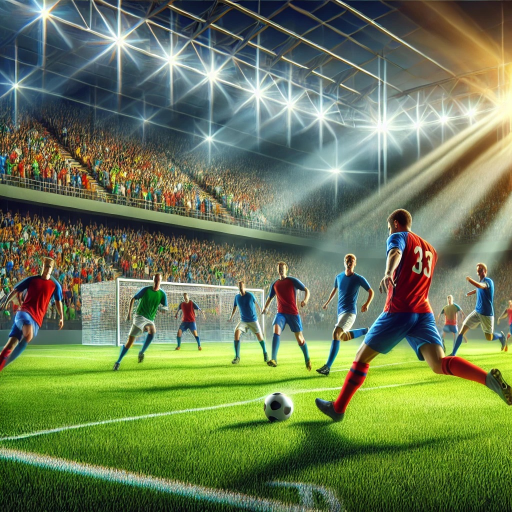
#> input picture OpenCV/sample_image.jpg, 1024 x 1024 px (shown at 1/2 size)
$ jupyter execute Geometric_Transformations.ipynb
#> lines starting #> are read from the running program, lines starting #| are printed output that depends on the picture
# Transformations

- `cv.warpAffine`
- `cv.warpPerspective`
이 두 가지를 OpenCV에서 제공하고, 모든 종류의 변환을 가할 수 있다.

`cv.warpAffine`은 $2\times 3$ 변환 행렬을 입력받는 반면 `cv.warpPerspective`는 $3\times 3$ 변환 행렬을 입력받는다.

## Scaling

스케일링은 그냥 이미지 크기 변경이다. OpenCV는 이를 위해 `cv.resize()`를 제공한다. 변환 후의 이미지 크기는 명확히 지정되거나 스케일링 요인을 따로 지정할 수도 있다. 보간 방법도 여러가지다. 일반적으로 선호되는 보간법들은 축소(shrinking)를 위한 `cv.INTER_AREA`와 확대(zooming)를 위한 `cv.INTER_CUBIC`&`cv.INTER_LINEAR`들이다. 모든 크기 변경 작업에서 기본 보간법은 `cv.INTER_LINEAR`로 설정되어 있다.

[cell 1]
import numpy as np
import cv2 as cv
import matplotlib.pyplot as plt

img = cv.imread('./sample_image.jpg')
#> img is the input picture: shape (1024, 1024, 3); mean B, G, R 85.2, 123.3, 107.5
assert img is not None, "file could not be read, check with os.path.exists()"

res = cv.resize(img,None,fx=2, fy=2, interpolation = cv.INTER_CUBIC)
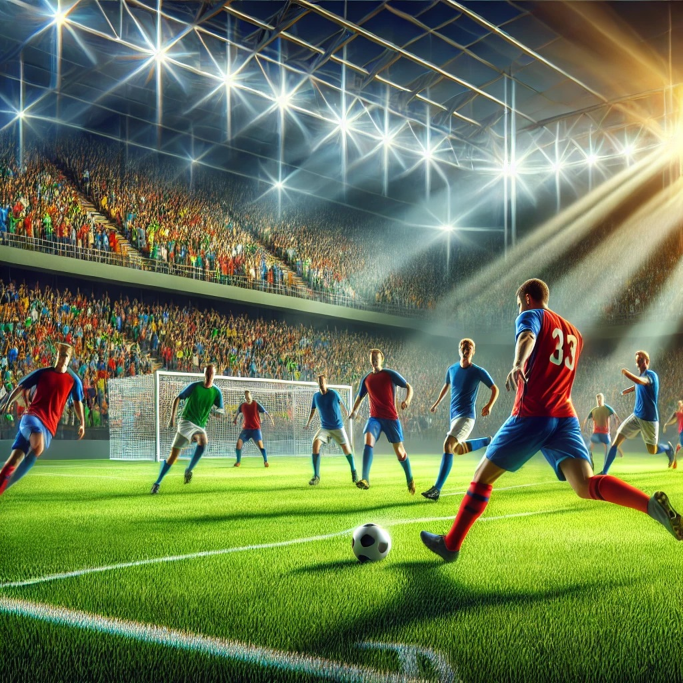
#> res: shape (2048, 2048, 3) (shown at 1/3 size); mean B, G, R 85.2, 123.3, 107.5

#OR

height, width = img.shape[:2]
#> height = 1024; width = 1024
res = cv.resize(img,(2*width, 2*height), interpolation = cv.INTER_CUBIC)

res.size/img.size
#> Out = 4

## Translation

번역은 객체 위치의 이동이다. 만약 $(x,y)$ 방향의 이동을 알고 그것이 $(t_x, t_y)$라고 하자. 그러면 아래와 같은 변환 행렬 $\mathbf{M}$을 만들 수 있다.

$$
\mathbf{M} = \begin{bmatrix}
1&0&t_x \\ 0&1&t_y
\end{bmatrix}
$$

`np.float32` 자료형의 넘파이 배열을 만들고 `cv.warpAffine` 함수에 전달하면 변환된 것을 얻을 수 있다. 아래는 $(100,50)$ 만큼 이동하는 예제이다.

[cell 2]
import matplotlib.pyplot as plt
import numpy as np
import cv2 as cv

img = cv.imread('./sample_image.jpg', cv.IMREAD_GRAYSCALE)
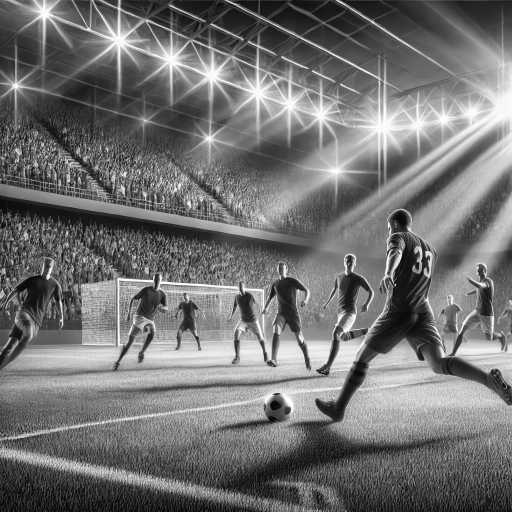
#> img: shape (1024, 1024) (shown at 1/2 size); min 0, max 255, mean 114.2
assert img is not None, "file could not be read, check with os.path.exists()"

rows,cols = img.shape
#> rows = 1024; cols = 1024

M = np.float32([[1,0,100],[0,1,50]])
dst = cv.warpAffine(img,M,(cols,rows))
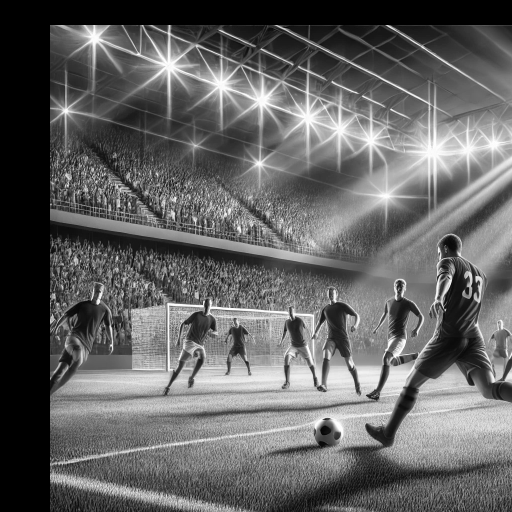
#> dst: shape (1024, 1024) (shown at 1/2 size); min 0, max 255, mean 98.6

plt.subplot(121),plt.imshow(img,cmap = 'gray')
plt.title('Input Image'), plt.xticks([]), plt.yticks([])
plt.subplot(122),plt.imshow(dst,cmap = 'gray')
plt.title('Output Image'), plt.xticks([]), plt.yticks([])
plt.show()
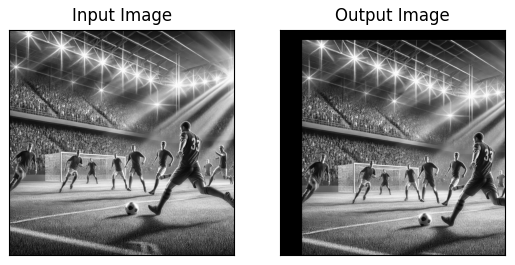
#> figure drawn by matplotlib, 2 panels

## Rotation

각도 $\theta$ 만큼의 이미지 회전은 아래와 같은 형태의 변환 행렬로 이뤄진다.

$$
\mathbf{M} = \begin{bmatrix}
\cos{\theta}& - \sin{\theta} \\ \sin{\theta}& \cos{\theta}
\end{bmatrix}
$$

그러나 OpenCV는 아래와 같이 수정된 변환 행렬을 사용하여 회전의 중심을 조정 가능한 스케일링된 회전을 제공함으로써 원하는 어떤 위치에서도 회전 가능하게 한다.

$$
\begin{bmatrix} \alpha &  \beta & (1- \alpha )  \cdot center.x -  \beta \cdot center.y \\ - \beta &  \alpha &  \beta \cdot center.x + (1- \alpha )  \cdot center.y \end{bmatrix}
$$

여기서:

$$
\begin{array}{l} \alpha =  scale \cdot \cos \theta , \\ \beta =  scale \cdot \sin \theta \end{array}
$$

`cv.getRotationMatrix2D`라는 OpenCV 제공 함수가 이 변환행렬의 역할을 한다.

[cell 3]
img = cv.imread('./sample_image.jpg', cv.IMREAD_GRAYSCALE)
assert img is not None, "file could not be read, check with os.path.exists()"
rows, cols = img.shape

M = cv.getRotationMatrix2D(((cols-1)/2,(rows-1)/2),90,1)
dst = cv.warpAffine(img,M,(cols,rows))
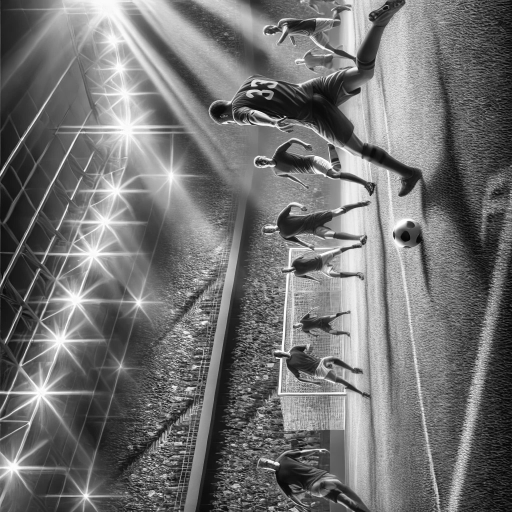
#> dst: shape (1024, 1024) (shown at 1/2 size); min 0, max 255, mean 114.2

plt.subplot(121),plt.imshow(img,cmap = 'gray')
plt.title('Input Image'), plt.xticks([]), plt.yticks([])
plt.subplot(122),plt.imshow(dst,cmap = 'gray')
plt.title('Output Image'), plt.xticks([]), plt.yticks([])
plt.show()
